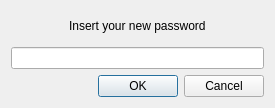
<?xml version="1.0" encoding="UTF-8"?>
<ui version="4.0">
 <class>ChangePwd</class>
 <widget class="QDialog" name="ChangePwd">
  <property name="geometry">
   <rect>
    <x>0</x>
    <y>0</y>
    <width>275</width>
    <height>108</height>
   </rect>
  </property>
  <property name="windowTitle">
   <string>Dialog</string>
  </property>
  <layout class="QGridLayout" name="gridLayout">
   <item row="0" column="0">
    <layout class="QHBoxLayout" name="horizontalLayout">
     <item>
      <spacer name="horizontalSpacer">
       <property name="orientation">
        <enum>Qt::Horizontal</enum>
       </property>
       <property name="sizeHint" stdset="0">
        <size>
         <width>40</width>
         <height>20</height>
        </size>
       </property>
      </spacer>
     </item>
     <item>
      <widget class="QLabel" name="label">
       <property name="text">
        <string>Insert your new password</string>
       </property>
      </widget>
     </item>
     <item>
      <spacer name="horizontalSpacer_2">
       <property name="orientation">
        <enum>Qt::Horizontal</enum>
       </property>
       <property name="sizeHint" stdset="0">
        <size>
         <width>40</width>
         <height>20</height>
        </size>
       </property>
      </spacer>
     </item>
    </layout>
   </item>
   <item row="3" column="0">
    <widget class="QDialogButtonBox" name="buttonBox">
     <property name="standardButtons">
      <set>QDialogButtonBox::Cancel|QDialogButtonBox::Ok</set>
     </property>
    </widget>
   </item>
   <item row="2" column="0">
    <widget class="QLineEdit" name="lineEdit">
     <property name="autoFillBackground">
      <bool>false</bool>
     </property>
     <property name="inputMethodHints">
      <set>Qt::ImhHiddenText|Qt::ImhNoAutoUppercase|Qt::ImhNoPredictiveText|Qt::ImhSensitiveData</set>
     </property>
     <property name="echoMode">
      <enum>QLineEdit::Password</enum>
     </property>
    </widget>
   </item>
  </layout>
 </widget>
 <resources/>
 <connections/>
</ui>
